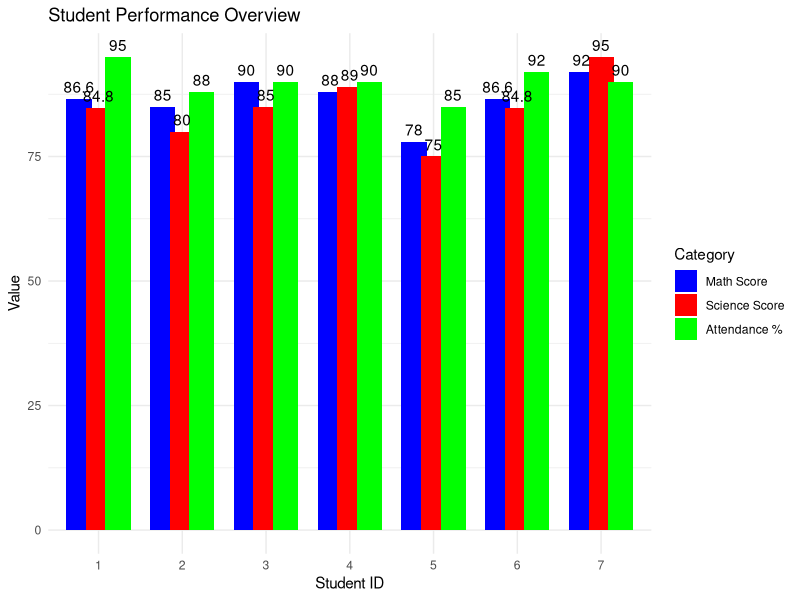

Source code (R):
## ---- chunk 1
knitr::opts_chunk$set(echo = TRUE)
## ---- chunk 2
library(data.table)
library(ggplot2)
library(reshape2)
## ---- chunk 3
# Student Data
students <- data.table(student_id = c(1, 2, 3, 4, 5, 6),
                       name = c("Alice", "Bob", "Charlie", "David", "Eva", "Frank"),
                       age = c(20, 21, 19, 22, 20, 23))

# Exam Scores Data
exam_scores <- data.table(student_id = c(2, 3, 4, 5, 7),
                          math_score = c(85, 90, 88, 78, 92),
                          science_score = c(80, 85, 89, 75, 95))

# Attendance Data
attendance <- data.table(student_id = c(1, 2, 3, 5, 6),
                         attendance_percentage = c(95, 88, 90, 85, 92))
## ---- chunk 4
# Merge Students with Exam Scores
merged_data <- merge(students, exam_scores, by = "student_id", all = TRUE)

# Merge the result with Attendance Data
final_data <- merge(merged_data, attendance, by = "student_id", all = TRUE)
## ---- chunk 5
for (col in c("math_score", "science_score", "attendance_percentage")) {
  final_data[is.na(get(col)), (col) := mean(final_data[[col]], na.rm = TRUE)]
}
## ---- chunk 6
print("Final Merged Data:")
print(final_data)
## ---- chunk 7
long_data <- melt(final_data, id.vars = c("student_id", "name"), 
                  measure.vars = c("math_score", "science_score", "attendance_percentage"),
                  variable.name = "Category", value.name = "Value")
## ---- chunk 8
ggplot(long_data, aes(x = factor(student_id), y = Value, fill = Category)) +
  geom_bar(stat = "identity", position = position_dodge(width = 0.7)) +
  geom_text(aes(label = round(Value, 1)), vjust = -0.5, position = position_dodge(width = 0.7)) +
  labs(title = "Student Performance Overview", x = "Student ID", y = "Value") +
  scale_fill_manual(values = c("math_score" = "blue", "science_score" = "red", "attendance_percentage" = "green"),
                    labels = c("Math Score", "Science Score", "Attendance %")) +
  theme_minimal()
